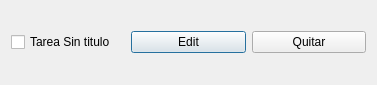
<?xml version="1.0" encoding="UTF-8"?>
<ui version="4.0">
 <class>Task</class>
 <widget class="QDialog" name="Task">
  <property name="geometry">
   <rect>
    <x>0</x>
    <y>0</y>
    <width>377</width>
    <height>85</height>
   </rect>
  </property>
  <property name="windowTitle">
   <string>Dialog</string>
  </property>
  <layout class="QHBoxLayout" name="horizontalLayout">
   <item>
    <widget class="QCheckBox" name="checkbox">
     <property name="text">
      <string>Tarea Sin titulo</string>
     </property>
    </widget>
   </item>
   <item>
    <widget class="QPushButton" name="pushButton">
     <property name="text">
      <string>Edit</string>
     </property>
    </widget>
   </item>
   <item>
    <widget class="QPushButton" name="pushButton_2">
     <property name="text">
      <string>Quitar</string>
     </property>
    </widget>
   </item>
  </layout>
 </widget>
 <resources/>
 <connections/>
</ui>
